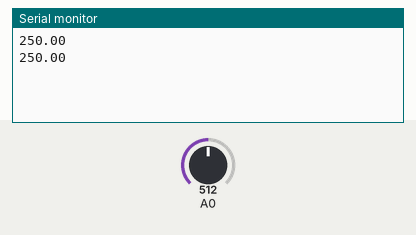
Recording of a sketch running on a simulated Arduino Uno, built with avr-gcc and run on an emulated ATmega328P. On the bench: the last lines printed to the serial monitor. Inputs (shaded band) come from the test bench; at power-on: A0 = 512.

Above: at 1.8 s.
1.9 s: A0 set to 716
At 2.8 s:
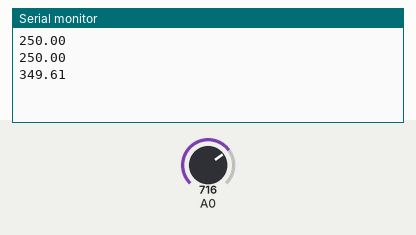
3.4 s: A0 set to 900
At 4.8 s:
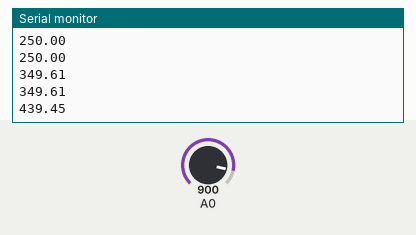
Timing chart, 0 to 6.4 s (numbered marks = the images above; inputs shaded):
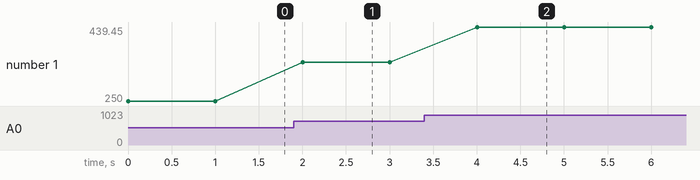

Measured:
- after the input at 1.9 s, the serial monitor: prints a new line after 0.10 s (image 1)
- after the input at 3.4 s, the serial monitor: prints a new line after 0.60 s (image 2)
- plotted number 1: 250 → 349.61 after the input at 1.9 s, 349.61 → 439.45 after the input at 3.4 s

The sketch:

main.ino
```cpp
float a_in;          // アナログ入力値(0〜203)
float temp_c = 0;  // 摂氏値( ℃ )

void setup(){
  Serial.begin(9600);  // シリアル通信速度
}

void loop(){
  // アナログピンから計測値を取得(0〜203)
  a_in = analogRead(0);
  // 入力値を摂氏に換算
  temp_c = ((5 * a_in) / 1024) * 100;
  // 改行しながら出力
  Serial.println( temp_c );
  // 1000ms待機
  delay(1000);
}
```
